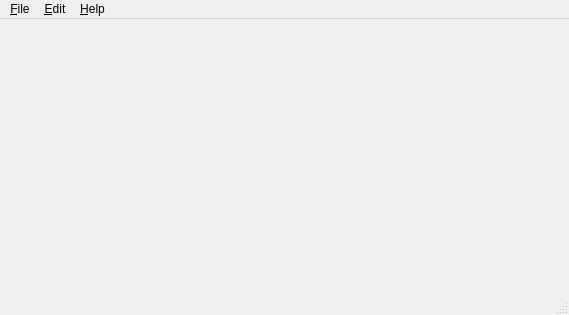
<?xml version="1.0" encoding="UTF-8"?>
<ui version="4.0">
 <class>MainWindow</class>
 <widget class="QMainWindow" name="MainWindow">
  <property name="geometry">
   <rect>
    <x>0</x>
    <y>0</y>
    <width>569</width>
    <height>315</height>
   </rect>
  </property>
  <property name="windowTitle">
   <string>felide.editor</string>
  </property>
  <widget class="QWidget" name="centralwidget"/>
  <widget class="QMenuBar" name="menubar">
   <property name="geometry">
    <rect>
     <x>0</x>
     <y>0</y>
     <width>569</width>
     <height>21</height>
    </rect>
   </property>
   <widget class="QMenu" name="menu_File">
    <property name="title">
     <string>&amp;File</string>
    </property>
    <addaction name="action_New"/>
    <addaction name="action_Open"/>
    <addaction name="separator"/>
    <addaction name="action_Save"/>
    <addaction name="actionSave_As"/>
    <addaction name="actionSaveAll"/>
    <addaction name="separator"/>
    <addaction name="actionClose"/>
    <addaction name="separator"/>
    <addaction name="action_Exit"/>
   </widget>
   <widget class="QMenu" name="menu_Help">
    <property name="title">
     <string>&amp;Help</string>
    </property>
    <addaction name="action_About"/>
   </widget>
   <widget class="QMenu" name="menu_Edit">
    <property name="title">
     <string>&amp;Edit</string>
    </property>
    <addaction name="action_Undo"/>
    <addaction name="action_Redo"/>
    <addaction name="separator"/>
    <addaction name="action_Cut"/>
    <addaction name="actionC_opy"/>
    <addaction name="action_Paste"/>
    <addaction name="separator"/>
   </widget>
   <addaction name="menu_File"/>
   <addaction name="menu_Edit"/>
   <addaction name="menu_Help"/>
  </widget>
  <widget class="QStatusBar" name="statusbar"/>
  <action name="action_New">
   <property name="text">
    <string>&amp;New ...</string>
   </property>
   <property name="shortcut">
    <string>Ctrl+N</string>
   </property>
  </action>
  <action name="action_Open">
   <property name="text">
    <string>&amp;Open ...</string>
   </property>
   <property name="shortcut">
    <string>Ctrl+O</string>
   </property>
  </action>
  <action name="action">
   <property name="text">
    <string>-</string>
   </property>
  </action>
  <action name="action_Save">
   <property name="text">
    <string>&amp;Save</string>
   </property>
   <property name="shortcut">
    <string>Ctrl+S</string>
   </property>
  </action>
  <action name="actionSave_As">
   <property name="text">
    <string>Save As ...</string>
   </property>
  </action>
  <action name="actionSaveAll">
   <property name="text">
    <string>Save All</string>
   </property>
   <property name="shortcut">
    <string>Ctrl+Shift+S</string>
   </property>
  </action>
  <action name="actionClose">
   <property name="text">
    <string>&amp;Close</string>
   </property>
  </action>
  <action name="action_Exit">
   <property name="text">
    <string>&amp;Exit</string>
   </property>
  </action>
  <action name="action_About">
   <property name="text">
    <string>&amp;About ...</string>
   </property>
   <property name="shortcut">
    <string>F1</string>
   </property>
  </action>
  <action name="action_Undo">
   <property name="text">
    <string>&amp;Undo</string>
   </property>
   <property name="shortcut">
    <string>Ctrl+Z</string>
   </property>
  </action>
  <action name="action_Redo">
   <property name="text">
    <string>&amp;Redo</string>
   </property>
   <property name="shortcut">
    <string>Ctrl+Shift+Z</string>
   </property>
  </action>
  <action name="action_Cut">
   <property name="text">
    <string>&amp;Cut</string>
   </property>
   <property name="shortcut">
    <string>Ctrl+X</string>
   </property>
  </action>
  <action name="actionC_opy">
   <property name="text">
    <string>C&amp;opy</string>
   </property>
   <property name="shortcut">
    <string>Ctrl+C</string>
   </property>
  </action>
  <action name="action_Paste">
   <property name="text">
    <string>&amp;Paste</string>
   </property>
   <property name="shortcut">
    <string>Ctrl+V</string>
   </property>
  </action>
 </widget>
 <resources/>
 <connections/>
</ui>
